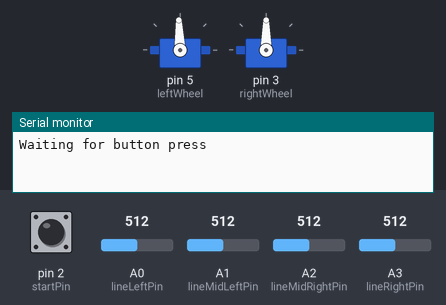
Recording of a sketch running on a simulated Arduino Uno, built with avr-gcc and run on an emulated ATmega328P. Shown: 2 × servo, the last lines printed to the serial monitor. Inputs (shaded band) come from the test bench; at power-on: pin 2 (startPin) LOW, A1 (lineMidLeftPin) = 512, A2 (lineMidRightPin) = 512, A0 (lineLeftPin) = 512, A3 (lineRightPin) = 512.

Above: at 0.8 s.
0.9 s: pin 2 (startPin) pulled HIGH for 0.15 s
At 1.7 s:
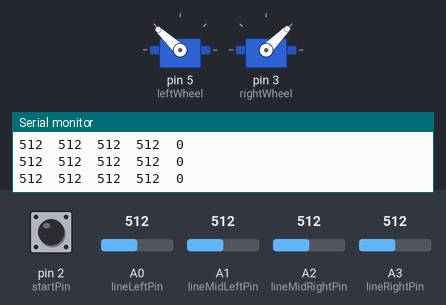
2.5 s: A1 (lineMidLeftPin) set to 327
5.5 s: A1 (lineMidLeftPin) set to 296
At 6.1 s:
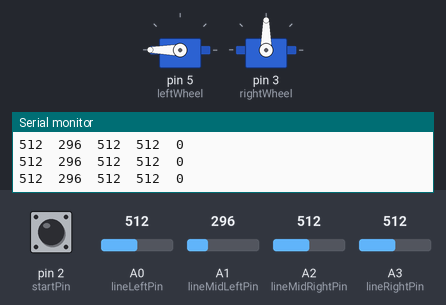
7.0 s: A2 (lineMidRightPin) set to 480
At 7.6 s:
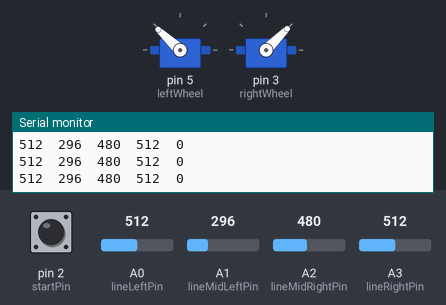
8.5 s: A2 (lineMidRightPin) set to 105
11.5 s: A2 (lineMidRightPin) set to 88
At 12.1 s:
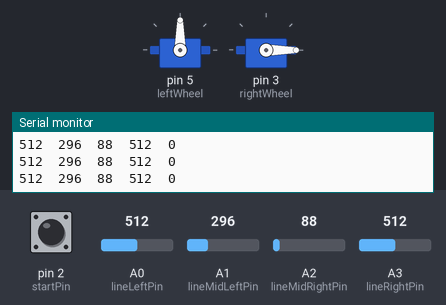
Timing chart, 0 to 14.0 s (numbered marks = the images above; inputs shaded):
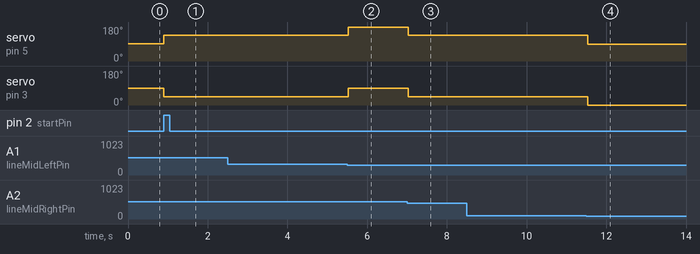

The sketch:

FigureEight.ino
```cpp
#include <Servo.h>
Servo leftWheel, rightWheel;
int startPin = 2;
int lineMidLeft, lineMidRight, lineRight, lineLeft;             //Line Sensor Values Variables
int lineMidLeftPin, lineMidRightPin, lineRightPin, lineLeftPin; // Analog pins with line sensors
int toleranceForward = 200; //
int blackDetect = 600;      // Threshold above which sensors are reading a black line
int turn = 0;               // Determines stage of 8-figure turn, values 0-7

void setup() {
  initializeStuff();
  waitForStart();
}

void loop() {
  // Update line sensor values
  updateLineSensors();
  printSensors();

  //Reset turn to 0 if it finishes 8 turns of figure eight
  if (turn == 8) turn = 0;

  // Detect a crossroads
  if (lineLeft > blackDetect && lineRight > blackDetect) {
    if (turn == 0 || turn == 4) keepStraight();
    else if (turn > 0 && turn < 4) rightTurn();
    else leftTurn();
    turn += 1;
  }

  // Detects that it's on the black line
  else if ((abs(lineMidLeft - lineMidRight) < toleranceForward)) walkForward();

  // If not on the black line, readjust
  else if (lineMidLeft >= lineMidRight) leftDrift();
  else if (lineMidLeft < lineMidRight)  rightDrift();

}
```

MoveFunctions.ino
```cpp
//------------------------------------------------------------------------------
// Turn Functions
//------------------------------------------------------------------------------

// Complete 90 degree left turn at intersection
void leftTurn(){
  bool turnDone = false;
  bool flag = false;
  walkForward();
  delay(200);

  while (! turnDone) {
    // Begin turning left
    leftTurnFast();
    delay(100);

    // Update needed sensor values
    updateLineSensors();
    printSensors();

    // Test if turn is complete
    if (!flag && lineMidLeft < blackDetect) flag = true;
    if (flag && lineMidLeft  > blackDetect) turnDone = true;
  }
}

// Complete 90 degree right turn at intersection
void rightTurn(){
  bool turnDone = false;
  bool flag = false;
  walkForward();
  delay(200);

  while (! turnDone) {
    // Begin turning right
    rightTurnFast();
    delay(100);

    // Update needed sensor values
    updateLineSensors();
    printSensors();

    // Test if turn is complete
    if (!flag && lineMidRight < blackDetect) flag = true;
    if (flag && lineMidRight  > blackDetect) turnDone = true;
  }
}

void keepStraight(){
  bool flag = true;
  while (flag) {
    walkForward();
    lineLeft = analogRead(lineLeftPin); lineRight = analogRead(lineRightPin);
    if (lineLeft < blackDetect && lineRight < blackDetect) flag = false;
  }
}

//------------------------------------------------------------------------------
// Basic Movements
//------------------------------------------------------------------------------

//Moving forward full speed
void walkForward(){
  leftWheel.write(137);  //137-92 = 45
  rightWheel.write(45);
}

//Slow turn: turn left with just one wheel
void leftTurnSlow(){
  leftWheel.write(92);
  rightWheel.write(0);
}

//Slow turn: turn right with one wheel
void rightTurnSlow(){
  leftWheel.write(180);
  rightWheel.write(90); }

//Fast turn: turn left with both wheels
void leftTurnFast(){
  leftWheel.write(0);
  rightWheel.write(0);
}

//Fast turn: turn right with both wheels
void rightTurnFast(){
  leftWheel.write(180);
  rightWheel.write(180);
}

//Drift: drift to the left
void leftDrift(){
  leftWheel.write(90);
  rightWheel.write(0);
}

//Drift: drift to the right
void rightDrift(){
  leftWheel.write(180); //
  rightWheel.write(90); //
}

//------------------------------------------------------------------------------
// Other Functions
//------------------------------------------------------------------------------

void initializeStuff(){
  // Setup Serial and pin directions
  Serial.begin(9600);
  pinMode(startPin, INPUT);

  // Initialize system variables
  leftWheel.attach(5);
  rightWheel.attach(3);
  lineMidLeftPin = A1;
  lineMidRightPin = A2;
  lineRightPin = A3;
  lineLeftPin = A0;
}

void waitForStart(){
  bool startFlag = false;
  Serial.println("Waiting for button press");
  while (!startFlag){
    if (digitalRead(startPin) == HIGH) startFlag = true;
    leftWheel.write(92);  //Stop left wheel moving
    rightWheel.write(90); //Stop right wheel forward
  }
  Serial.println("Starting...");
}

void updateLineSensors(){
  lineMidLeft = analogRead(lineMidLeftPin);
  lineMidRight = analogRead(lineMidRightPin);
  lineLeft = analogRead(lineLeftPin);
  lineRight = analogRead(lineRightPin);
}

void printSensors(){
    // Used for debugging
    // Prints line sensor values left to right
  Serial.print(lineLeft);
  Serial.print("  ");
  Serial.print(lineMidLeft);
  Serial.print("  ");
  Serial.print(lineMidRight);
  Serial.print("  ");
  Serial.print(lineRight);
  Serial.print("  ");
  Serial.print(turn);
  Serial.print("  ");
  Serial.println();
}
```

Measured:
- the behaviour switches between 313 and 312 on A1 (lineMidLeftPin) (found by bisection; images 1 and 2)
- the behaviour switches between 496 and 495 on A2 (lineMidRightPin) (found by bisection; images 2 and 3)
- the behaviour switches between 97 and 96 on A2 (lineMidRightPin) (found by bisection; images 3 and 4)
- after the input at 0.9 s, servo on pin 5 (leftWheel): 92° → 137° at once; servo on pin 3 (rightWheel): 90° → 45° at once
- after the input at 5.5 s, servo on pin 5 (leftWheel): 137° → 180° at once; servo on pin 3 (rightWheel): 45° → 90° at once
- after the input at 7.0 s, servo on pin 5 (leftWheel): 180° → 137° at once; servo on pin 3 (rightWheel): 90° → 45° at once
- after the input at 11.5 s, servo on pin 5 (leftWheel): 137° → 90° at once; servo on pin 3 (rightWheel): 45° → 0° at once
